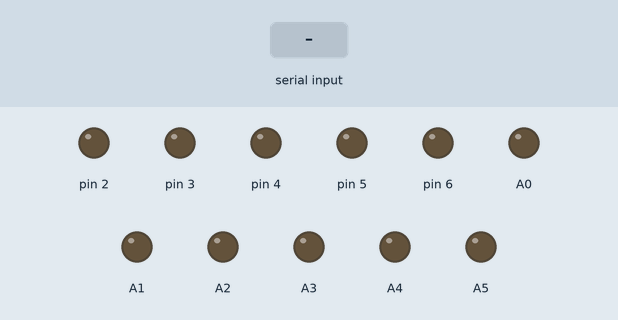
A sketch run on a simulated Arduino Uno, built with avr-gcc and run on an emulated ATmega328P. On the bench: output pins drawn as LEDs (lit = HIGH). The inputs (shaded band) are chosen by the test bench.

Above: at 1.2 s.
1.3 s: "90,45\n" received over Serial
At 2.1 s:
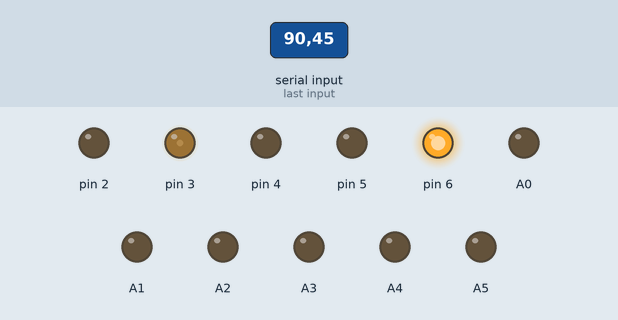
2.8 s: "30,150\n" received over Serial
At 3.3 s:
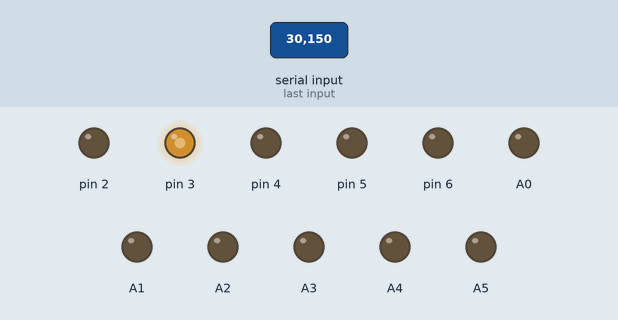
4.3 s: "90\n" received over Serial
At 5.5 s:
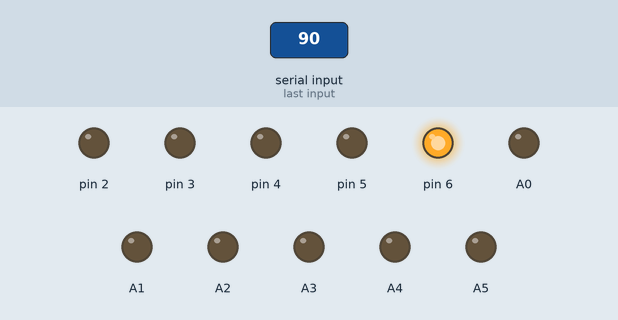
5.8 s: "200\n" received over Serial
At 6.7 s:
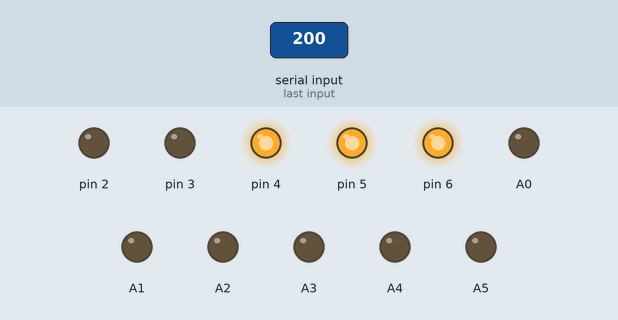
Timing chart, 0 to 8.3 s (numbered marks = the images above; inputs shaded):
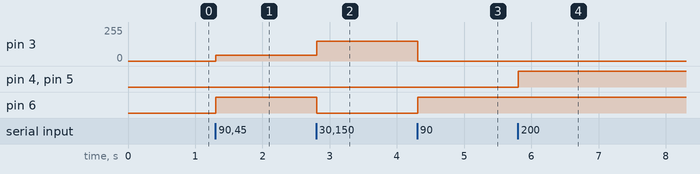

The sketch:

LEDspectrum.ino
```cpp
const int count = 5;
const int offset = 0;
void setup() {
  for(int i = 2; i < count + 2; i++)
  {
    if (i <= 13) { pinMode(i, OUTPUT); }
  }
  pinMode(A0, OUTPUT);
  pinMode(A1, OUTPUT);
  pinMode(A2, OUTPUT);
  pinMode(A3, OUTPUT);
  pinMode(A4, OUTPUT);
  pinMode(A5, OUTPUT);

  Serial.begin(1000000);
  Serial.setTimeout(8);

}
void loop() {
  String output = Serial.readString();

  int value1 = output.substring(0, 3).toInt();
  int value2 = output.substring(3, 6).toInt();
  int ledsOn = map(value1, 0, 255, 0, count);

  //clear
  for (int i = 2 + offset; i < count + 2 + offset; i++)
  {
    digitalWrite(i, LOW);
  }
  digitalWrite(A5, LOW);
  digitalWrite(A4, LOW);
  digitalWrite(A3, LOW);
  digitalWrite(A2, LOW);
  digitalWrite(A1, LOW);
  digitalWrite(A0, LOW);
  /*
  //Normal
  for (int i = 2 + offset; i < ledsOn + 2 + offset; i++)
  {
    digitalWrite(i, HIGH);
  }
  if (ledsOn >= 13 + offset) { digitalWrite(A5, HIGH); }
  if (ledsOn >= 14 + offset) { digitalWrite(A4, HIGH); }
  if (ledsOn >= 15 + offset) { digitalWrite(A3, HIGH); }
  if (ledsOn >= 16 + offset) { digitalWrite(A2, HIGH); }
  if (ledsOn >= 17 + offset) { digitalWrite(A1, HIGH); }
  if (ledsOn >= 18 + offset) { digitalWrite(A0, HIGH); }
  */
  //Reverse
  for (int i = count + 1; i > count - ledsOn + 1; i--)
  {
    digitalWrite(i, HIGH);
  }
  if (ledsOn >= 13 - count) { digitalWrite(A0, HIGH); }
  if (ledsOn >= 14 - count) { digitalWrite(A1, HIGH); }
  if (ledsOn >= 15 - count) { digitalWrite(A2, HIGH); }
  if (ledsOn >= 16 - count) { digitalWrite(A3, HIGH); }
  if (ledsOn >= 17 - count) { digitalWrite(A4, HIGH); }
  if (ledsOn >= 18 - count) { digitalWrite(A5, HIGH); }

  if (value2 > 0)
    analogWrite(3, value2);
  Serial.flush();
  while(Serial.available() == 0){}
}
```

Measured:
- after the input at 1.3 s, pin 3: 0/255 → 45/255 at once; pin 6: LOW → HIGH at once
- after the input at 2.8 s, pin 3: 45/255 → 150/255 at once; pin 6: HIGH → LOW at once
- after the input at 4.3 s, pin 3: 150/255 → 0/255 at once; pin 6: LOW → HIGH at once
- after the input at 5.8 s, pin 4, pin 5: LOW → HIGH at once
